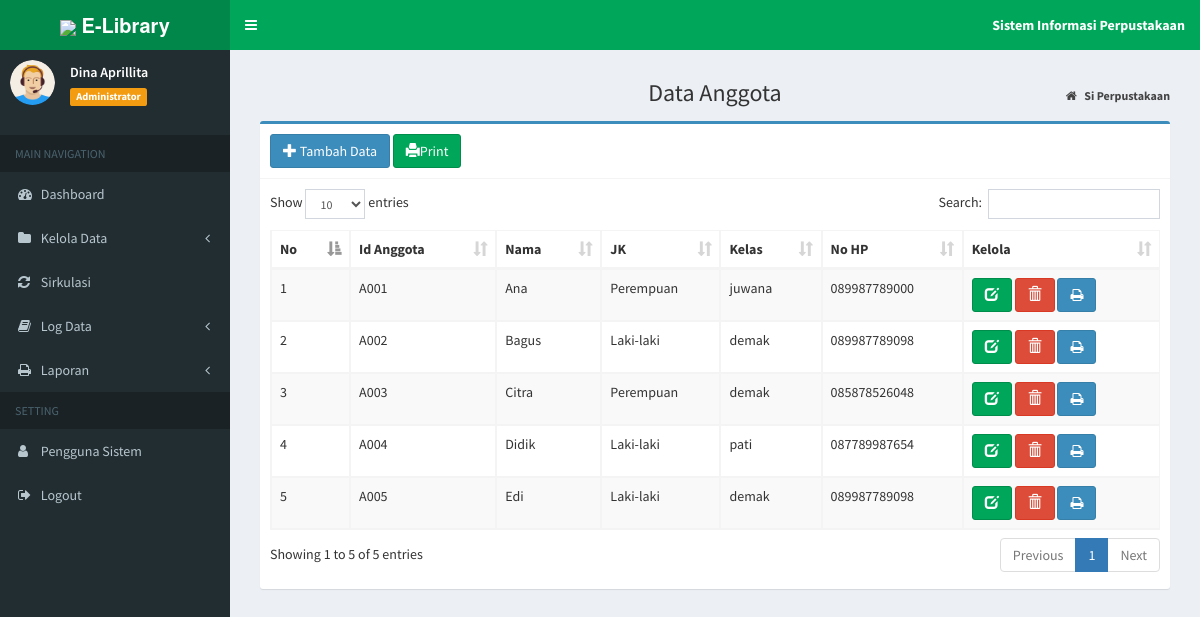
/index.php?page=MyApp/data_agt (signed in), run on the app's committed database.
### tables this page shows
CREATE TABLE `tb_anggota` (
  `id_anggota` varchar(10) NOT NULL,
  `nama` varchar(20) NOT NULL,
  `jekel` enum('Laki-laki','Perempuan') NOT NULL,
  `kelas` varchar(50) NOT NULL,
  `no_hp` varchar(15) NOT NULL
);

### admin/agt/data_agt.php (the view)
<section class="content-header" style="text-align: center;">
	<h1>
		Data Anggota
	</h1>
	<ol class="breadcrumb">
		<li>
			<a href="index.php">
				<i class="fa fa-home"></i>
				<b>Si Perpustakaan</b>
			</a>
		</li>
	</ol>
</section>
<section class="content">
	<div class="box box-primary">
		<div class="box-header with-border">
			<a href="?page=MyApp/add_agt" title="Tambah Data" class="btn btn-primary">
				<i class="glyphicon glyphicon-plus"></i> Tambah Data</a>
			<a href="?page=MyApp/print_allagt" title="Print" class="btn btn-success" stlye="color : green;">
				<i class="glyphicon glyphicon-print"></i>Print</a>
		</div>
		<div class="box-body">
			<div class="table-responsive">
				<table id="example1" class="table table-bordered table-striped">
					<thead>
						<tr>
							<th>No</th>
							<th>Id Anggota</th>
							<th>Nama</th>
							<th>JK</th>
							<th>Kelas</th>
							<th>No HP</th>
							<th>Kelola</th>
						</tr>
					</thead>
					<tbody>
				<?php
                  $no = 1;
                  $sql = $koneksi->query("SELECT * from tb_anggota");
                  while ($data= $sql->fetch_assoc()) {
                ?>
						<tr>
							<td>
								<?php echo $no++; ?>
							</td>
							<td>
								<?php echo $data['id_anggota']; ?>
							</td>
							<td>
								<?php echo $data['nama']; ?>
							</td>
							<td>
								<?php echo $data['jekel']; ?>
							</td>
							<td>
								<?php echo $data['kelas']; ?>
							</td>
							<td>
								<?php echo $data['no_hp']; ?>
							</td>
							<td>
								<a href="?page=MyApp/edit_agt&kode=<?php echo $data['id_anggota']; ?>" title="Ubah Data"
								 class="btn btn-success">
									<i class="glyphicon glyphicon-edit"></i>
								</a>
								<a href="?page=MyApp/del_agt&kode=<?php echo $data['id_anggota']; ?>" onclick="return confirm('Yakin Hapus Data Ini ?')"
								 title="Hapus" class="btn btn-danger">
									<i class="glyphicon glyphicon-trash"></i>
				 				 </a>
								<a href="?page=MyApp/print_agt&kode=<?php echo $data['id_anggota'] ?>" title="print"
								 target="_blank"><button class="btn btn-primary">
								<i class="fa fa-print"></i>
							</td>
						</tr>
						<?php
                  }
                ?>
					</tbody>
				</table>
			</div>
		</div>
	</div>
</section>

### data on the page
tb_anggota: id_anggota "A001", nama "Ana", jekel "Perempuan", kelas "juwana", no_hp "089987789000"
tb_anggota: id_anggota "A002", nama "Bagus", jekel "Laki-laki", kelas "demak", no_hp "089987789098"
tb_anggota: id_anggota "A003", nama "Citra", jekel "Perempuan", kelas "demak", no_hp "085878526048"
tb_anggota: id_anggota "A004", nama "Didik", jekel "Laki-laki", kelas "pati", no_hp "087789987654"
tb_anggota: id_anggota "A005", nama "Edi", jekel "Laki-laki", kelas "demak", no_hp "089987789098"

### other printed values
$data_nama "Dina Aprillita"
$data_level "Administrator"
